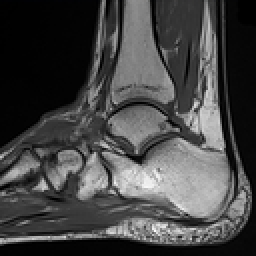
%> input picture Project_MIC_final/Images/Test/d.png, 128 x 128 px, shrunk from 400 x 400 before the run (shown 2 times larger)
$ octave mainscript.m   (GNU Octave 9; MATLAB toolbox functions it lacks are replaced by stand-ins)
%> lines starting %> are read from the running program, lines starting %| are printed output that depends on the picture
### Project_MIC_final/dataset_construction.m

function [HR_data, LR_data] = dataset_construction(inp)

	img_org = imread(inp.path);
%> img_org is the input picture: size 128x128x3 uint8; mean R, G, B 69.4, 69.4, 69.4
	img_org = imresize(img_org, inp.init_resize);
%> img_org: size 52x52x3 uint8
	img_org = double(rgb2gray(img_org));
%> img_org: size 52x52 double

	block_size = inp.scale*inp.k*inp.k + 1;
	hr_data = im2col(img_org, [block_size, block_size], 'sliding');

	D = decimate(inp.scale*inp.k*inp.k + 1, inp.scale);
	lr_data = D*hr_data;

	norm_den = sqrt(sum(lr_data.^2,1));
%> norm_den = 1296 values, max 786.8 at index 1003, min 9.17 at index 1, mean 496
	idx = find(norm_den > inp.epsilon);
%> idx = 1296 values from 1 to 1296
	norm_f = norm_den(:,idx);
%> norm_f has the same summary as norm_den
	hr_data = hr_data(:,idx);
	lr_data = lr_data(:,idx);
	N = size(hr_data, 2);
%> N = 1296

	for i=1:N
	    HR_data(:,i) = hr_data(:,i)/norm_f(i);
	    LR_data(:,i) = lr_data(:,i)/norm_f(i);
	end
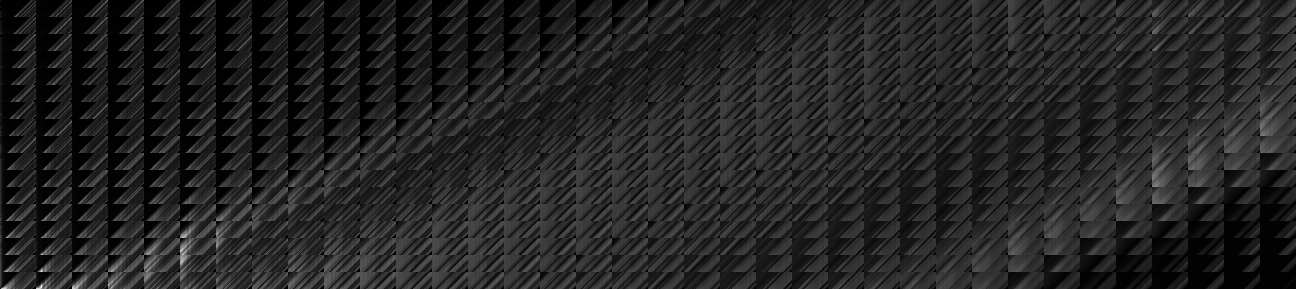
%> HR_data: size 289x1296 double; min 0, max 1.2, mean 0.172; drawn with min black and max white

	count= 1;
	while count < N
		t = LR_data(:,count);
		temp = t'*LR_data;
		temp(count)= 0;
		idx = find(temp < 0.985);
		LR_data = LR_data(:, idx);
		HR_data = HR_data(:, idx);
		count = count +1;
		N = size(LR_data,2);
	end
%> this loop made 1029 passes
%> N on passes 1 to 3: 1296, 1296, 1289
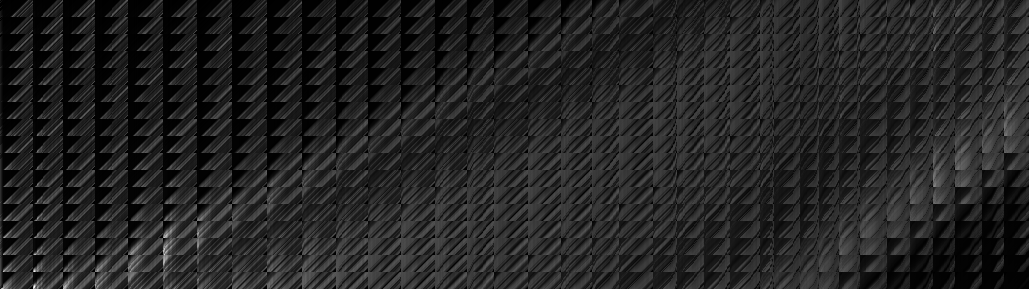
%> HR_data: size 289x1029 double; min 0, max 1.2, mean 0.172; drawn with min black and max white
%> after the loop, count = 1030; temp = 1030 values, max 0.993 at index 1030, min 0 at index 1029, mean 0.604

	save('LR_data_inp.mat', 'LR_data');
	save('HR_data_inp.mat', 'HR_data');
end

### Project_MIC_final/helper/decimate.m
function [D] = decimate(k,s)
	d = zeros(k,k);
	for i = 1:s:k
	    for j = 1:s:k
	        d(i,j)=1;
	    end
	end
	d1 = d(:)';
	D = diag(d1);
	D = D(any(D,2),:);
end

### Project_MIC_final/helper/SRSW.m
function [im_denoised, im_highRes] = SRSW(LR_inp, HR_data, LR_data, inp)

    %Mask = gaussMask(1, inp.scale*inp.k);
    [r,c] = size(LR_inp);
%> r = 13; c = 13

    inp_Matrix = im2col(LR_inp,[2*inp.k+1,2*inp.k+1],'sliding');
    Weight_high = zeros(inp.scale*r-1,inp.scale*c-1);
%> Weight_high: size 51x51 double; every value is 0
    im_highRes = zeros(inp.scale*r-1,inp.scale*c-1);

    im_denoised = zeros(size(LR_inp));
    Weight_low = zeros(size(LR_inp));

    d = 0;
    waitb = waitbar(0,'Running code -: ');
    for i = inp.k+1:(c-inp.k)
        waitbar(i/(c-inp.k),waitb);
        for j = inp.k+1:r-inp.k
                d = d + 1;
                y = inp_Matrix(:,d);
                y_norm = y/norm(y);
                U = y_norm'*LR_data;
                [U, idx] = sort(U,'descend');
                L1 = LR_data(:, idx(1:200));
                H1 = HR_data(:, idx(1:200));
                [W, Ind] = weight_assign(y, L1, inp);
                L1 = L1(:,Ind);
                H1 = H1(:,Ind);
                x = NQP(y, L1, W, inp);

                PL = L1*x;
                PL = reshape(PL,2*inp.k+1,2*inp.k+1);
                im_denoised(j-inp.k:j+inp.k,i-inp.k:i+inp.k)=im_denoised(j-inp.k:j+inp.k,i-inp.k:i+inp.k)+reshape(PL,2*inp.k+1,2*inp.k+1).*ones(2*inp.k+1,2*inp.k+1);
                Weight_low(j-inp.k:j+inp.k,i-inp.k:i+inp.k)=Weight_low(j-inp.k:j+inp.k,i-inp.k:i+inp.k)+ ones(2*inp.k+1,2*inp.k+1);

                PH = H1*x;
                PH = reshape(PH,inp.scale*inp.k*inp.k+1,inp.scale*inp.k*inp.k+1);
                im_highRes(inp.scale*j-1-inp.scale*inp.k:inp.scale*j-1+inp.scale*inp.k,inp.scale*i-1-inp.scale*inp.k:inp.scale*i-1+inp.scale*inp.k)=im_highRes(inp.scale*j-1-inp.scale*inp.k:inp.scale*j-1+inp.scale*inp.k,inp.scale*i-1-inp.scale*inp.k:inp.scale*i-1+inp.scale*inp.k)+PH.*ones(size(PH));
                Weight_high(inp.scale*j-1-inp.scale*inp.k:inp.scale*j-1+inp.scale*inp.k,inp.scale*i-1-inp.scale*inp.k:inp.scale*i-1+inp.scale*inp.k)=Weight_high(inp.scale*j-1-inp.scale*inp.k:inp.scale*j-1+inp.scale*inp.k,inp.scale*i-1-inp.scale*inp.k:inp.scale*i-1+inp.scale*inp.k)+ ones(size(PH));
        end
    end
%> this loop made 9 passes
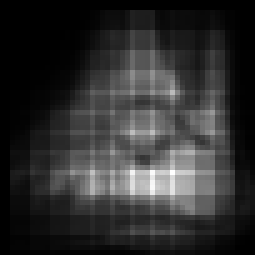
%> im_highRes: size 51x51 double (shown 5 times larger); min 0, max 4205, mean 780.9; drawn with min black and max white
%> after the loop, d = 81; idx = 1029 values, max 1029 at index 8, min 1 at index 779, mean 515
    sum(sum(isnan(im_highRes)))
%> ans = 0
    close(waitb);
    im_denoised = im_denoised./Weight_low;
    im_highRes = im_highRes./Weight_high;
    im_highRes = imresize(im_highRes(inp.k+1:end,inp.k+1:end),[inp.scale*r inp.scale*c]);
%> im_highRes: size 52x52 double
end

### Project_MIC_final/helper/ibp.m
function [X] = ibp(X, Y_den, maxIter)
%> called with maxIter = 15
    X = double(X); Y_den = double(Y_den);
    [r_l, c_l] = size(Y_den);
%> r_l = 13; c_l = 13
    [r_h, c_h] = size(X);
%> r_h = 52; c_h = 52
    p = fspecial('gaussian', 5, 1);
    p = p.^2;
    p = p./sum(p(:));

    for i = 1:maxIter,
        Y_s = imresize(X, [r_l, c_l]);
        diff = imresize(Y_den - Y_s, [r_h, c_h]);
        X = X + conv2(diff, p, 'same');
    end
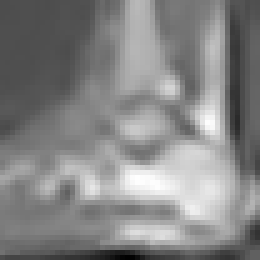
%> X: size 52x52 double (shown 5 times larger); min -95.3, max 215.5, mean 67.3; drawn with min black and max white
end

### Project_MIC_final/helper/cal_psnr.m
function psnr = cal_psnr(I,J)
    imdff = double(I) - double(J);
    imdff = imdff(:);
    rmse = sqrt(mean(imdff.^2));
    psnr = 20*log10(255/rmse);
end

### Project_MIC_final/helper/cal_ssim.m
function ssim  =  cal_ssim(img1, img2, b_row, b_col)
    [h,w]  =  size(img1);
    ssim   = ssim_index(img1(b_row+1:h-b_row, b_col+1:w-b_col), img2( b_row+1:h-b_row, b_col+1:w-b_col));
return;

function [mssim, ssim_map] = ssim_index(img1, img2, K, window, L)

%========================================================================
%SSIM Index, Version 1.0
%Copyright(c) 2003 Zhou Wang
%All Rights Reserved.
%
%The author was with Howard Hughes Medical Institute, and Laboratory
%for Computational Vision at Center for Neural Science and Courant
%Institute of Mathematical Sciences, New York University, USA. He is
%currently with Department of Electrical and Computer Engineering,
%University of Waterloo, Canada.
%
%----------------------------------------------------------------------
%Permission to use, copy, or modify this software and its documentation
%for educational and research purposes only and without fee is hereby
%granted, provided that this copyright notice and the original authors'
%names appear on all copies and supporting documentation. This program
%shall not be used, rewritten, or adapted as the basis of a commercial
%software or hardware product without first obtaining permission of the
%authors. The authors make no representations about the suitability of
%this software for any purpose. It is provided "as is" without express
%or implied warranty.
%----------------------------------------------------------------------
%
%This is an implementation of the algorithm for calculating the
%Structural SIMilarity (SSIM) index between two images. Please refer
%to the following paper:
%
%Z. Wang, A. C. Bovik, H. R. Sheikh, and E. P. Simoncelli, "Image
%quality assessment: From error measurement to structural similarity"
%IEEE Transactios on Image Processing, vol. 13, no. 4, Apr. 2004.
%
%Kindly report any suggestions or corrections to zhouwang@ieee.org
%
%----------------------------------------------------------------------
%
%Input : (1) img1: the first image being compared
%        (2) img2: the second image being compared
%        (3) K: constants in the SSIM index formula (see the above
%            reference). defualt value: K = [0.01 0.03]
%        (4) window: local window for statistics (see the above
%            reference). default widnow is Gaussian given by
%            window = fspecial('gaussian', 11, 1.5);
%        (5) L: dynamic range of the images. default: L = 255
%
%Output: (1) mssim: the mean SSIM index value between 2 images.
%            If one of the images being compared is regarded as
%            perfect quality, then mssim can be considered as the
%            quality measure of the other image.
%            If img1 = img2, then mssim = 1.
%        (2) ssim_map: the SSIM index map of the test image. The map
%            has a smaller size than the input images. The actual size:
%            size(img1) - size(window) + 1.
%
%Default Usage:
%   Given 2 test images img1 and img2, whose dynamic range is 0-255
%
%   [mssim ssim_map] = ssim_index(img1, img2);
%
%Advanced Usage:
%   User defined parameters. For example
%
%   K = [0.05 0.05];
%   window = ones(8);
%   L = 100;
%   [mssim ssim_map] = ssim_index(img1, img2, K, window, L);
%
%See the results:
%
%   mssim                        %Gives the mssim value
%   imshow(max(0, ssim_map).^4)  %Shows the SSIM index map
%
%========================================================================


if (nargin < 2 | nargin > 5)
   mssim = -Inf;
   ssim_map = -Inf;
   return;
end

if (size(img1) ~= size(img2))
   mssim = -Inf;
   ssim_map = -Inf;
   return;
end

[M N] = size(img1);

if (nargin == 2)
   if ((M < 11) | (N < 11))
	   mssim = -Inf;
	   ssim_map = -Inf;
      return
   end
   window = fspecial('gaussian', 11, 1.5);	%
   K(1) = 0.01;								      % default settings
   K(2) = 0.03;								      %
   L = 255;                                  %
end

if (nargin == 3)
   if ((M < 11) | (N < 11))
	   mssim = -Inf;
	   ssim_map = -Inf;
      return
   end
   window = fspecial('gaussian', 11, 1.5);
   L = 255;
   if (length(K) == 2)
      if (K(1) < 0 | K(2) < 0)
		   mssim = -Inf;
   		ssim_map = -Inf;
	   	return;
      end
   else
	   mssim = -Inf;
   	ssim_map = -Inf;
	   return;
   end
end

if (nargin == 4)
   [H W] = size(window);
   if ((H*W) < 4 | (H > M) | (W > N))
	   mssim = -Inf;
	   ssim_map = -Inf;
      return
   end
   L = 255;
   if (length(K) == 2)
      if (K(1) < 0 | K(2) < 0)
		   mssim = -Inf;
   		ssim_map = -Inf;
	   	return;
      end
   else
	   mssim = -Inf;
   	ssim_map = -Inf;
	   return;
   end
end

if (nargin == 5)
   [H W] = size(window);
   if ((H*W) < 4 | (H > M) | (W > N))
	   mssim = -Inf;
	   ssim_map = -Inf;
      return
   end
   if (length(K) == 2)
      if (K(1) < 0 | K(2) < 0)
		   mssim = -Inf;
   		ssim_map = -Inf;
	   	return;
      end
   else
	   mssim = -Inf;
   	ssim_map = -Inf;
	   return;
   end
end

C1 = (K(1)*L)^2;
C2 = (K(2)*L)^2;
window = window/sum(sum(window));
img1 = double(img1);
img2 = double(img2);

mu1   = filter2(window, img1, 'valid');
mu2   = filter2(window, img2, 'valid');
mu1_sq = mu1.*mu1;
mu2_sq = mu2.*mu2;
mu1_mu2 = mu1.*mu2;
sigma1_sq = filter2(window, img1.*img1, 'valid') - mu1_sq;
sigma2_sq = filter2(window, img2.*img2, 'valid') - mu2_sq;
sigma12 = filter2(window, img1.*img2, 'valid') - mu1_mu2;

if (C1 > 0 & C2 > 0)
   ssim_map = ((2*mu1_mu2 + C1).*(2*sigma12 + C2))./((mu1_sq + mu2_sq + C1).*(sigma1_sq + sigma2_sq + C2));
else
   numerator1 = 2*mu1_mu2 + C1;
   numerator2 = 2*sigma12 + C2;
	denominator1 = mu1_sq + mu2_sq + C1;
   denominator2 = sigma1_sq + sigma2_sq + C2;
   ssim_map = ones(size(mu1));
   index = (denominator1.*denominator2 > 0);
   ssim_map(index) = (numerator1(index).*numerator2(index))./(denominator1(index).*denominator2(index));
   index = (denominator1 ~= 0) & (denominator2 == 0);
   ssim_map(index) = numerator1(index)./denominator1(index);
end

mssim = mean2(ssim_map);

return

### Project_MIC_final/mainscript.m
%% input parameters
tic;
inp.scale = 4;               % decimation factor
inp.sigma = 10;              % standard deviation of Gaussian noise
inp.k = 2;                   % size of LR block -: (2k+1)x(2k+1)
inp.K = 100;                 % K nearest neighbors patches
inp.maxIter = 15;            % Number of back projection iterations
inp.lambda = 0.001;          % Regularization Parameter for sparse regression
inp.gamma = 44;
inp.epsilon = 2;             % Norm threshold including a vector in database construction
inp.init_resize = 0.4;       % initial Resizing factor for database construction, controls size of original HR image
inp.path = 'Images/Test/d.png'; % Which image to be used
%% Constructing Dataset
clc
close all
addpath('helper')
[HR_data, LR_data] = dataset_construction(inp);

%% Generating Low resolution noisy input
img = imread(inp.path);
img = imresize(img, inp.init_resize);
img = double(rgb2gray(img));

L_inp = imresize(img, 1/inp.scale);
L_inp = L_inp + inp.sigma*randn(size(L_inp));

%% Super Resolution and back projection
[im_denoised, im_superRes] = SRSW(L_inp,HR_data,LR_data, inp);
    if inp.sigma==0
        output_super_srsw = ibp(uint8(im_superRes), uint8(L_inp), inp.maxIter);
    end
    output_super_srsw = ibp(uint8(im_superRes), uint8(im_denoised), inp.maxIter);
    output_super_bicubic = imresize(L_inp,inp.scale*size(L_inp),'bicubic');

    disp('PSNR and SSIM for Bicubic');
    PSNR_bicubic = cal_psnr(output_super_bicubic, img)
%> in cal_psnr, `imdff = imdff(:);`: imdff = 2704 values, max 113 at index 1489, min -93.44 at index 1192, mean 1.28
%> in cal_psnr, `rmse = sqrt(mean(imdff.^2));`: rmse = 27.28
%> in cal_psnr, `psnr = 20*log10(255/rmse);`: psnr = 19.41
%> PSNR_bicubic = 19.41
    SSIM_bicubic = cal_ssim(output_super_bicubic, img, 0, 0)
%> in ssim_index, `mssim = mean2(ssim_map);`: mssim = 0.453
%> SSIM_bicubic = 0.453

    disp('PSNR and SSIM for SRSW');
    PSNR_srsw = cal_psnr(output_super_srsw, img)
%> in cal_psnr (call 2), `imdff = double(I) - double(J);`:
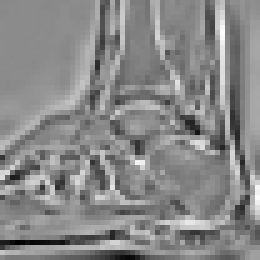
%> imdff: size 52x52 double (shown 5 times larger); min -105.5, max 87.73, mean -2.1; drawn with min black and max white
%> in cal_psnr (call 2), `imdff = imdff(:);`: imdff = 2704 values, max 87.73 at index 2295, min -105.5 at index 205, mean -2.09
%> in cal_psnr (call 2), `rmse = sqrt(mean(imdff.^2));`: rmse = 25.14
%> in cal_psnr (call 2), `psnr = 20*log10(255/rmse);`: psnr = 20.12
%> PSNR_srsw = 20.12
    SSIM_srsw = cal_ssim(output_super_srsw, img, 0, 0)
%> in ssim_index (call 2), `ssim_map = ((2*mu1_mu2 + C1).*(2*sigma12 + C2))./((mu1_sq + mu2_sq + C..`:
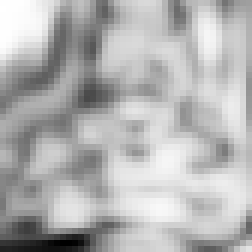
%> ssim_map: size 42x42 double (shown 6 times larger); min -0.227, max 0.998, mean 0.634; drawn with min black and max white
%> in ssim_index (call 2), `mssim = mean2(ssim_map);`: mssim = 0.634
%> SSIM_srsw = 0.634

%% Displaying Outputs
    figure, imshow(uint8(L_inp)), title('Low Res Input');
    figure, imshow(uint8(img)), title('Original High Res Image');
    figure, imshow(uint8(output_super_bicubic)), title('SR Bicubic')
    figure, imshow(uint8(output_super_srsw)), title('SR SW')
%> after `imshow(uint8(output_super_srsw))`:
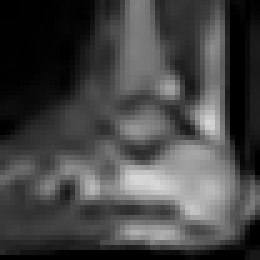
%> displayed picture: size 52x52, on the screen's scale of 0 to 255 (shown 5 times larger); min 0, max 215, mean 68.6
toc;
